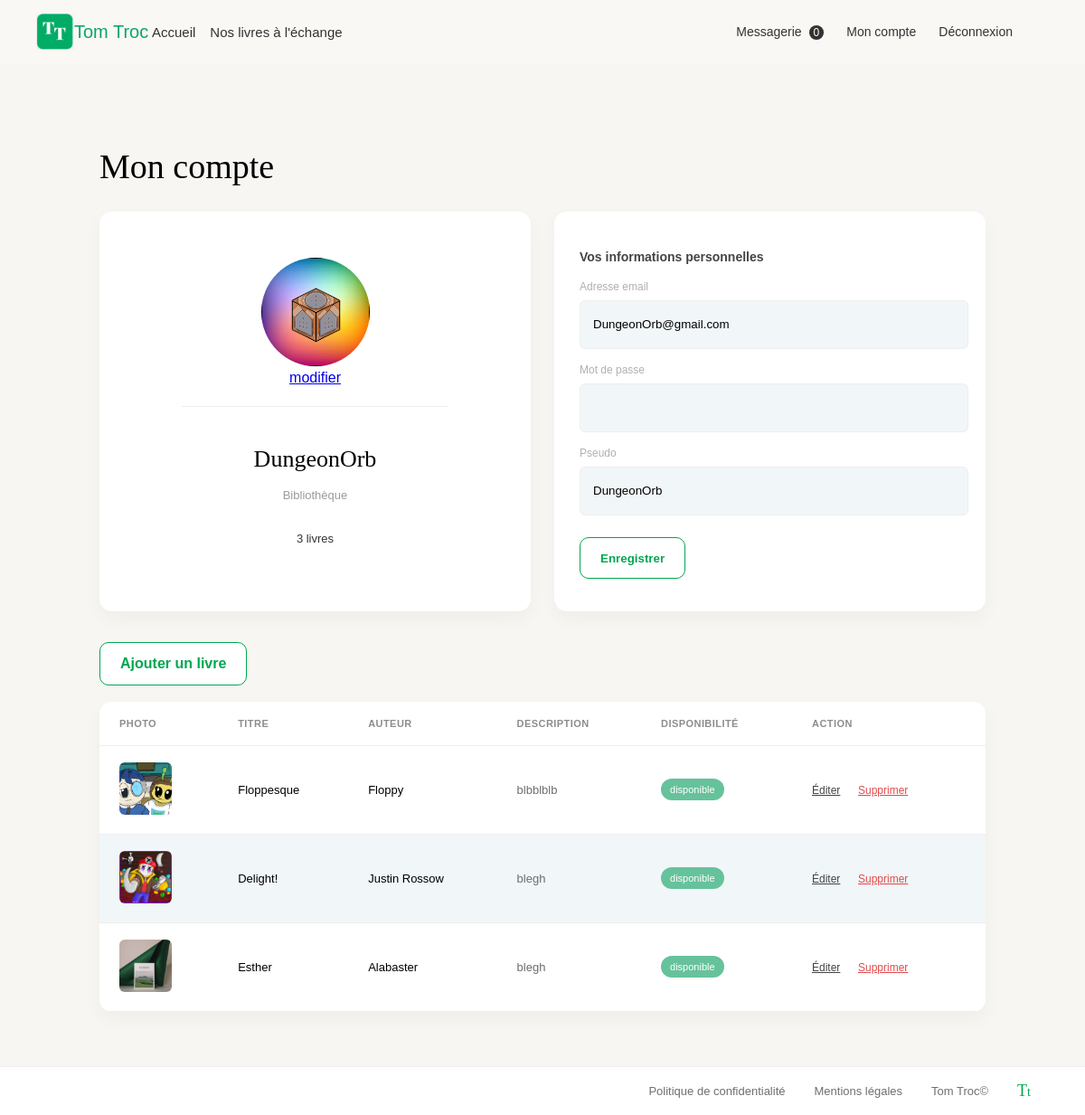
Page /index.php?action=compte (signed in) on the committed database.
### tables this page shows
CREATE TABLE IF NOT EXISTS `user` (
  `id` int NOT NULL AUTO_INCREMENT,
  `nom` varchar(35) NOT NULL,
  `email` varchar(35) NOT NULL,
  `password` varchar(255) NOT NULL,
  `photo` varchar(90) DEFAULT NULL,
  PRIMARY KEY (`id`),
  UNIQUE KEY `email` (`email`)
);

CREATE TABLE IF NOT EXISTS `livre` (
  `id` int NOT NULL AUTO_INCREMENT,
  `titre` varchar(30) NOT NULL,
  `auteur` varchar(30) NOT NULL,
  `content` varchar(255) NOT NULL,
  `image` varchar(90) DEFAULT NULL,
  `id_user` int NOT NULL,
  `dispo` tinyint(1) NOT NULL DEFAULT '0',
  PRIMARY KEY (`id`),
  KEY `id_user` (`id_user`)
);

### views/View.php (called while the page is built, shortened)
<?php
class View
{
    public function render(string $viewName, array $params = []) : void
    {
        $viewPath = $this->buildViewPath($viewName);
        $content = $this->_renderViewFromTemplate($viewPath, $params);
    }
    private function _renderViewFromTemplate(string $viewPath, array $params = []) : string
    {
        if (file_exists($viewPath)) {
            extract($params);
            require($viewPath);
            return ob_get_clean();
        } else {
            throw new Exception("La vue '$viewPath' est introuvable.");
        }
    }
    private function buildViewPath(string $viewName) : string
    {
        return TEMPLATE_VIEW_PATH . $viewName . '.php';
    }
}

### controllers/UserController.php (called while the page is built, shortened)
<?php
class UserController
{
    public function compte(): void
    {
        $userManager = new UserManager();
        $livreManager = new LivreManager();
        $user = $userManager->getUserById((int)$_SESSION['user_id']);
        $livres = $livreManager->getLivresByUserId($user->getId());
        $view = new View("Mon compte");
        $view->render("compte", [
            'user' => $user,
            'livres' => $livres,
            'error' => $_SESSION['flash_error'] ?? '',
            'success' => $_SESSION['flash_success'] ?? ''
        ]);
    }
}

### index.php (called while the page is built, shortened)
<?php
$action = Utils::request('action', 'home');
try {
    switch ($action) {
        case 'compte':
            $controller = new UserController();
            $controller->compte();
            break;
    }
} catch (Exception $e) {
    $errorView = new View('Erreur');
    $errorView->render('errorPage', ['errorMessage' => $e->getMessage()]);
}

### models/DBManager.php (called while the page is built, shortened)
<?php
class DBManager
{
    private static $instance;
    private $db;
    private function __construct()
    {
        $this->db = new PDO('mysql:host=' . DB_HOST . ';dbname=' . DB_NAME . ';charset=utf8', DB_USER, DB_PASS);
        $this->db->setAttribute(PDO::ATTR_ERRMODE, PDO::ERRMODE_EXCEPTION);
        $this->db->setAttribute(PDO::ATTR_DEFAULT_FETCH_MODE, PDO::FETCH_ASSOC);
    }
    public static function getInstance(): DBManager
    {
        if (!self::$instance) {
            self::$instance = new DBManager();
        }
        return self::$instance;
    }
    public function query(string $sql, ?array $params = null): PDOStatement
    {
        if ($params == null) {
            $query = $this->db->query($sql);
        } else {
            $query = $this->db->prepare($sql);
            $query->execute($params);
        }
        return $query;
    }
}

### models/AbstractEntityManager.php (called while the page is built, shortened)
<?php
abstract class AbstractEntityManager
{
    public function __construct()
    {
        $this->db = DBManager::getInstance();
    }
}

### models/UserManager.php (called while the page is built, shortened)
<?php
class UserManager extends AbstractEntityManager
{
    public function getUserById(int $id): ?User
    {
        $sql = "SELECT * FROM user WHERE id = :id LIMIT 1";
        $res = $this->db->query($sql, ['id' => $id]);
        $row = $res->fetch();
        return $row ? new User($row) : null;
    }
}

### models/AbstractEntity.php (called while the page is built, shortened)
<?php
abstract class AbstractEntity
{
    protected int $id = -1;
    protected function hydrate(array $data): void
    {
        foreach ($data as $key => $value) {
            $method = 'set' . str_replace('_', '', ucwords($key, '_'));
        }
    }
    public function setId(int $id): void
    {
        $this->id = $id;
    }
    public function getId(): int
    {
        return $this->id;
    }
}

### models/User.php (called while the page is built, shortened)
<?php
class User extends AbstractEntity
{
    private string $nom;
    private string $email;
    private ?string $photo = null;
    public function setEmail(string $email): void
    {
        $this->email = $email;
    }
    public function getEmail(): string
    {
        return $this->email;
    }
    public function setNom(string $nom): void
    {
        $this->nom = $nom;
    }
    public function getNom(): string
    {
        return $this->nom;
    }
    public function setPhoto(?string $photo): void
    {
        $this->photo = $photo;
    }
    public function getPhoto(): ?string
    {
        return $this->photo;
    }
}

### models/LivreManager.php (called while the page is built, shortened)
<?php
class LivreManager extends AbstractEntityManager
{
    public function getLivresByUserId(int $userId): array
    {
        $sql = "SELECT * FROM livre WHERE id_user = :id_user ORDER BY id DESC";
        $res = $this->db->query($sql, ['id_user' => $userId]);
        $livres = [];
        while ($row = $res->fetch()) {
            $livres[] = new Livre($row);
        }
        return $livres;
    }
}

### models/Livre.php (called while the page is built, shortened)
<?php
class Livre extends AbstractEntity
{
    private string $titre = "";
    private string $auteur = "";
    private string $content = "";
    private string $image = "";
    private int $dispo = 1;
    public function setTitre(string $titre): void
    {
        $this->titre = $titre;
    }
    public function getTitre(): string
    {
        return $this->titre;
    }
    public function setContent(string $content): void
    {
        $this->content = $content;
    }
    public function setAuteur(string $auteur): void
    {
        $this->auteur = $auteur;
    }
    public function setImage(string $image): void
    {
        $this->image = $image;
    }
    public function setDispo(int $dispo): void
    {
        $this->dispo = $dispo;
    }
    public function getContent(int $length = -1): string
    {
        if ($length > 0) {
            $content = mb_substr($this->content, 0, $length);
            return $content;
        }
        return $this->content;
    }
    public function getImage(): string
    {
        return $this->image;
    }
    public function getAuteur(): string
    {
        return $this->auteur;
    }
    public function getDispo(): int
    {
        return $this->dispo;
    }
}

### views/templates/compte.php (the view, shortened to what this page needs)
<section class="account">
  <h1>Mon compte</h1>
  <div class="account-top">
    <div class="card profile-card">
      <div class="avatar">
        <?php
        $photo = method_exists($user, 'getPhoto') ? $user->getPhoto() : null;
        ?>
        <img src="<?= $photo ? $photo : 'img/books.png' ?>" alt="">
        <a class="edit-photo" href="#" onclick="document.getElementById('photoInput').click(); return false;">modifier</a>
      </div>
      <div class="profile-sep"></div>
      <div class="profile-meta">
        <h2><?= $user->getNom() ?></h2>
        <p class="muted">Bibliothèque</p>
        <p class="count"><?= count($livres) ?> livres</p>
      </div>
    </div>
    <div class="card form-card">
      <h3>Vos informations personnelles</h3>
      <form method="POST" action="index.php?action=updatecompte" class="account-form">
        <label>
          <span>Adresse email</span>
          <input type="email" name="email" required value="<?= $user->getEmail() ?>">
        </label>
        <label>
          <span>Mot de passe</span>
          <input type="password" name="password">
        </label>
        <label>
          <span>Pseudo</span>
          <input type="text" name="nom" required maxlength="35" value="<?= $user->getNom() ?>">
        </label>
        <button class="btn-outline" type="submit">Enregistrer</button>
      </form>
    </div>
  </div>
   <a href="index.php?action=addLivre" class="btn-outline" style="margin-bottom:18px;display:inline-block;">
    Ajouter un livre
</a>
  <div class="card table-card">
    <table class="books-table">
      <thead>
        <tr>
          <th>PHOTO</th>
          <th>TITRE</th>
          <th>AUTEUR</th>
          <th>DESCRIPTION</th>
          <th>DISPONIBILITÉ</th>
          <th>ACTION</th>
        </tr>
      </thead>
      <tbody>
        <?php foreach ($livres as $livre): ?>
          <tr>
            <td class="td-photo">
              <img src="<?= $livre->getImage() ?>" alt="">
            </td>
            <td><?= $livre->getTitre() ?></td>
            <td><?= $livre->getAuteur() ?></td>
            <td class="td-desc"><?= $livre->getContent(70) ?></td>
            <td>
              <?php if ((int)$livre->getDispo() === 1): ?>
                <span class="badge badge-ok">disponible</span>
              <?php else: ?>
                <span class="badge badge-no">non dispo.</span>
              <?php endif; ?>
            </td>
            <td class="td-actions">
              <a href="index.php?action=editLivre&id=<?= $livre->getId() ?>">Éditer</a>
              <a class="danger" href="index.php?action=delete_livre&id=<?= $livre->getId() ?>">Supprimer</a>
            </td>
          </tr>
        <?php endforeach; ?>
      </tbody>
    </table>
  </div>
</section>

### css/style.css (style rules this page uses)
body { margin: 0; font-family: Arial, sans-serif; background: #faf8f5; }
p { font-size: 15px; line-height: 1.8; margin-bottom: 24px; }
.account { padding: 60px 110px; background: #f7f6f2; min-height: 100vh; }
.account h1 { font-family: Georgia, "Times New Roman", serif; font-size: 38px; font-weight: 500; margin-bottom: 28px; }
.account-top { display: grid; grid-template-columns: 1fr 1fr; gap: 26px; margin-bottom: 26px; }
.card { background: #fff; border-radius: 14px; padding: 28px; box-shadow: 0 8px 20px rgba(0, 0, 0, 0.04); }
.profile-card { display: flex; flex-direction: column; align-items: center; text-align: center; min-height: 380px; justify-content: center; }
.avatar img { width: 120px; height: 120px; border-radius: 50%; object-fit: cover; }
.profile-sep { width: 70%; height: 1px; background: #eee; margin: 22px 0; }
.profile-meta h2 { font-family: Georgia, "Times New Roman", serif; font-size: 26px; font-weight: 500; margin-bottom: 6px; }
.muted { color: #9b9b9b; font-family: Arial, Helvetica, sans-serif; font-size: 13px; }
.count { margin-top: 6px; font-family: Arial, Helvetica, sans-serif; color: #333; font-size: 13px; }
.form-card h3 { font-family: Arial, Helvetica, sans-serif; font-size: 14px; color: #444; margin-bottom: 18px; font-weight: 600; }
.account-form label { display: block; margin-bottom: 16px; }
.account-form span { display: block; font-size: 12px; color: #b0b0b0; margin-bottom: 8px; font-family: Arial, Helvetica, sans-serif; }
.account-form input { width: 95%; height: 52px; border: 1px solid #eee; border-radius: 6px; padding: 0 14px; background: #f1f6f8; outline: none; }
.btn-outline { margin-top: 8px; height: 48px; padding: 0 26px; border-radius: 10px; border: 1px solid #00a651; background: #fff; color: #00a651; font-weight: 700; cursor: pointer; }
.table-card { padding: 0; overflow: hidden; }
.books-table { width: 100%; border-collapse: collapse; font-family: Arial, Helvetica, sans-serif; font-size: 13px; }
.books-table thead th { text-align: left; padding: 18px 22px; color: #8d8d8d; font-size: 11px; letter-spacing: .04em; background: #fff; border-bottom: 1px solid #eee; }
.books-table tbody td { padding: 18px 22px; border-bottom: 1px solid #eee; vertical-align: middle; }
.td-photo img { width: 58px; height: 58px; object-fit: cover; border-radius: 6px; }
.td-desc { max-width: 300px; color: #6c6c6c; }
.badge { display: inline-block; padding: 6px 10px; border-radius: 999px; font-size: 11px; color: #fff; }
.badge-ok { background: #66c29b; }
.td-actions a { margin-right: 16px; color: #444; text-decoration: underline; font-size: 12px; }
.td-actions a.danger { color: #e04b4b; }
.profile-card { text-align: center; padding-top: 34px; }
.profile-sep { width: 70%; height: 1px; background: #eee; margin: 22px auto; }
.btn-outline { display: inline-block; height: 46px; line-height: 46px; padding: 0 22px; border-radius: 10px; border: 1px solid #00a651; background: #fff; color: #00a651; font-weight: 700; text-decoration: none; }
.books-table thead th { text-align: left; padding: 18px 22px; color: #8d8d8d; font-size: 11px; letter-spacing: .04em; border-bottom: 1px solid #eee; }
.books-table tbody tr:nth-child(even) { background: #f1f6f8; }
.td-desc { max-width: 360px; color: #6c6c6c; }
.edit-photo { width: 100%; height: 100%; object-fit: contain; display:block; }

### rows in the picture
user: photo (picture), nom "DungeonOrb", email "DungeonOrb@gmail.com"
livre: image (picture), titre "Floppesque", auteur "Floppy", content "blbblblb", dispo "disponible"
livre: image (picture), titre "Delight!", auteur "Justin Rossow", content "blegh", dispo "disponible"
livre: image (picture), titre "Esther", auteur "Alabaster", content "blegh", dispo "disponible"

### other values in the picture
count($livres) "3"
